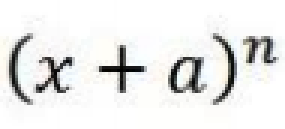
%> input picture formula1.png, 95 x 43 px (shown 3 times larger)
$ octave --eval "result = segment('for_ocr.png');"   (GNU Octave 9; MATLAB toolbox functions it lacks are replaced by stand-ins)
%> lines starting %> are read from the running program, lines starting %| are printed output that depends on the picture; in (x1, y1, x2, y2) boxes, pixels count from 0 and x2, y2 are one past the last pixel; in counts of white or black regions, pixels touching at a corner belong together; the program's own positions count from 1

function [subimages] = segment(imagename)
%> called with imagename = 'for_ocr.png'
    threshold = 200/255;
    image = im2bw(imread('formula1.png'), threshold); % black white binary image
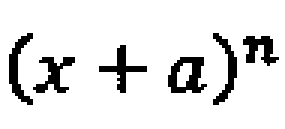
%> image: size 43x95 logical (shown 3 times larger); 89.2% white; black in thin lines or dots, all inside (x1, y1, x2, y2) = (3, 11, 93, 35)
    [img] = cropImage(image);
    [endy, endx] = size(img);
%     imshow(image)
%     figure();
    imshow(img)

    image = img;

    centertable = zeros(size(image));
    size(centertable)


    visited = zeros(size(img)); % boolean table to mark the already visited nodes by floodfill

    [rows, cols] = size(img);
    size(img)
    %preallocate the segmented data struct array
    segments = repmat(struct('actual',[],'top', 1, 'bottom', 1, 'left', 1, 'right', 1, 'centerX', 1, 'centerY', 1, 'centroid', [], 'resized', []), 100, 1);
    counter = 1; % counts the number of segments
    for c=1:cols
        for r = 1:rows

            if visited(r,c) == 1, continue, end %already visited before

            if img(r,c) == 1
                visited(r,c) = 1;
            elseif visited(r,c) == 0 % black pixel not visited before
                [img, visited, l,rr,t,b, count] = floodfill(img, visited, endx, endy, r,c, c,c,r,r, 0);
                if count<10, continue, end;

                %create the struct to save valuable information
                clear toshow;
                toshow.actual = img(t:b, l:rr);  % this is the subsegment of the image
                toshow.top = t;
                toshow.bottom = b;
                toshow.left = l;
                toshow.right = rr;
                %save the midpoints
                toshow.centerX = ceil((rr+l)/2);
                toshow.centerY = ceil((b+t)/2);
                centertable(toshow.centerY, toshow.centerX) = counter;
                %also save a centroid (center of gravity) just in case;
                centroid = regionprops(~toshow.actual, 'centroid');
                centroid = floor(centroid.Centroid);
                toshow.centroid = centroid;

                %resize the image for recognition purposes (standardizing
                %the segmented images, ie)
                ratio_occupied = count/((b-t)*(rr-l));
                m=0; n=0;
                if ratio_occupied>1  % fix this, ratio shouldn't be more than one
                     m = ceil((b-t)*6);
                     n = ceil((rr-l)*0.2);
                else
                    m = ceil((b-t)*0.2);
                    n = ceil((rr-l)*0.3);
                end
                toshow_padded = padarray(toshow.actual, [m n], 255, 'both'); % instead of fixed padding length, use percentage of length
                toshow_resized = imresize(toshow_padded,[42 24], 'bilinear');
                toshow.resized = toshow_resized;
                segments(counter) = toshow;
                counter = counter+1;
%                 figure();
%                 imshow(toshow_resized)
            end
        end
    end
    %calculate the
    segments = segments(1:counter-1, :);
    assignin('base', 'segments', segments);

    %do stuff with the data, such as extract spatial information
    centroid_table = zeros(size(image));
    row=0;col=0;
    for i=1:counter-1
        segments(i).index = i; %save things in the order they are discovered.
        %save the centroid's (row, col) information
        row = segments(i).centroid(1);
        col = segments(i).centroid(2);
        centroid_table(row, col) = 1;
    end

%
%     leftmostnode = getLeftmostBaseline(segments, image, centertable);
%     figure();
%     leftmostnode.index
%     imshow(segments(leftmostnode.index).resized);
%
%
%     leftmostnode = getLeftmostBaseline(segments, image, centertable(segments(leftmostnode.index).top:segments(leftmostnode.index).bottom, segments(leftmostnode.index).right:100));
%     figure();
%     leftmostnode.index
%     imshow(segments(leftmostnode.index).resized);

    %call the function that creates a minimum spanning tree
    firstnode = createMST(segments, image, centertable);
    assignin('base', 'head', firstnode);


end


% [22 lines left out: function findPosition, not called in this run]

% function [top, topright, right, bottomright, bottom] = findNext(l1, r1, t1, b1, l2, r2, t2, b2)
%     margin = .15;
%
% end
%

%consider the horizontal range to be the distance between the current base
%and the next potential base
% function [top, topright, right, bottomright, bottom] = findSuperscript(l1, r1, t1, b1, l2, r2, t2, b2)
%
% end
%
% function [top, topright, right, bottomright, bottom] = findSubscript(l1, r1, t1, b1, l2, r2, t2, b2)
% end


function [image] = cropImage(bwimg)
    [row, col] = size(bwimg);
%> row = 43; col = 95
    startX = 0; startY = 0; endX = 0; endY = 0;

    %find the top bottom boundary
    for i = 1:row
        for j = 1:col
            if startY == 0 && bwimg(i,j) == 0
                startY = i;
                break;
            end

            if bwimg(i,j) == 0
                endY = i;
                break;
            end
        end
    end
%> after the loop, endY = 35; startY = 12

    %find the left right boundary
    for j = 1:col
        for i = 1:row
            if startX == 0 && bwimg(i, j) == 0
                startX = j;
                break;
            end

            if bwimg(i, j) == 0
                endX = j;
                break;
            end
        end
    end
%> after the loop, endX = 93; startX = 4


    %now crop the image
    if startX==0 startX=1; end
    if startY==0 startY=1; end
    image = bwimg(startY:endY, startX:endX);
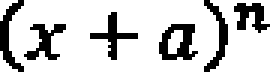
%> image: size 24x90 logical (shown 3 times larger); 79.6% white; black in thin lines or dots
% [4 lines of commented-out code are left out]
end

%this method is supposed to construct a MST of the expressions to get a
%spatial relationship of the connected terms w.r.t. each other
function[ first ] = createMST(segments, image, centertable)
%     centertable
    first = getLeftmostBaseline(segments, image, centertable); %leftmost baseline node
    prev = 0; %left node in the baseline
    next = 0; % next baseline node
    counter = 1;
    [imgrow, imgcol] = size(centertable);
    prev = first;
    [finalcount, ~] = size(segments);

    % Note: if the find firstbaseline method does not return anything,
    % try getting the first you get and see if it is not significantly
    % smaller than the second one and count that is the baseline (compare
    % levels basically)
    while(counter ~= finalcount)
        next = 0;

%         next =  getLeftmostBaseline(segments, image, centertable(segments(prev.index).top:segments(prev.index).bottom, segments(prev.index).right:imgcol));

        % IMPORTANT: before you move right, make sure there's nothing below
        % like a fraction (a function like findLevel might be needed)
        next = findNextRight(segments, centertable(:, prev.info.right:imgcol));
%
        figure()
        imshow(next.info.resized)
        if isa(next, 'Node')
            counter = counter + 1
            level = findLevel(prev, next)
            if level == -1
                prev.subscript = next;
            elseif level == 0
                prev.next = next;
            elseif level == 1
                prev.power = next;
            end
        end

% [33 lines of commented-out code are left out]


        prev = next;


    end

%     lleft.info = segments(5);
%     rright.info = segments(6);
%     [level] = findLevel(lleft, rright)

end

function [next] = findNextRight(segments, centertable)
    [r, c] = size(centertable);
    next = 0;
    for cc=1:c %consider searching the first few columns and increasing the vertical height if nothing found
        for rr=1:r
            if centertable(rr,cc) ~= 0
                next = Node;
                next.x = cc;
                next.y = rr;
                next.index = centertable(rr, cc);
                next.info = segments(next.index); %info a.k.a. toshow
%                 figure()
%                 imshow(next.info.resized);
                return;
            end
        end
    end
end

%this function decides the relative positions between the left and right
%characters based on their relative positions
function[level] = findLevel(left, right)
    heightleft = left.info.bottom - left.info.top;
    heightright = right.info.bottom - right.info.top;
    midleft = (left.info.bottom+left.info.top)/2;
    midright = (right.info.bottom+right.info.top)/2;

    if left.info.top<right.info.top %to of left higher than top of right
        if midleft>right.info.bottom
            level = 1;
            return;
        elseif right.info.bottom>midleft && right.info.bottom > left.info.bottom+0.25*heightright; %heightright <= 0.5*heightleft && right.bottom > (left.bottom + 0.25*heightright)
            level = -1;
            return;
        else
            level = 0;
            return;
        end
    else
        if midleft > right.info.bottom
            level = 1;
            return;
        elseif (right.info.top>midleft) && (right.info.bottom > (left.info.bottom + heightright*0.25))
            level = -1;
            return;
        else
            level = 0;
            return;
        end
    end

end


%helper methods for MST creation
% [15 lines left out: function findSuperscript, not called in this run]

%find first baseline - finds the leftmost character in Level 0.
% Algorithm - focus the search in the central 50% of the image
function[leftmostNode] = getLeftmostBaseline(segments, img, centertable)
    [r, c] = size(centertable);
%> r = 24; c = 90
    midrow = floor(r/2);
%> midrow = 12
    top = midrow-floor(r*.30);
%> top = 5
    bottom = midrow+floor(r*0.30);
%> bottom = 19
    leftmostNode = 0;
    for cc=1:c %consider searching the first few columns and increasing the vertical height if nothing found
        for rr=1:r
            if centertable(rr,cc) ~= 0
                leftmostNode = Node;
                leftmostNode.x = cc;
                leftmostNode.y = rr;
                leftmostNode.index = centertable(rr, cc);
                leftmostNode.info = segments(leftmostNode.index); %info a.k.a. toshow
                figure()
                imshow(leftmostNode.info.resized);
                return;
            end
        end
    end
end


%this is a recursive floodfill function that returns the region of the
%image matrix that is covered by the floodfill
% [25 lines left out: function floodfill, not called in this run]


%> the loop in createMST, `while(counter ~= finalcount)` made 5 passes
%> (heightleft in findLevel, heightright in findLevel, midleft in findLevel, midright in findLevel, level) on passes 1 to 5: (23, 11, 12.5, 14.5, 0), (11, 15, 14.5, 12.5, 0), (15, 11, 12.5, 14.5, 0), (11, 23, 14.5, 12.5, 0), (23, 9, 12.5, 6.5, 1)
%> pass 1, in createMST, `imshow(next.info.resized)`:
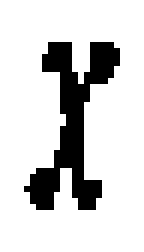
%> displayed picture: size 42x24 logical (shown 6 times larger); 82.4% white; 1 black region, box (x1, y1, x2, y2) and area: (4, 7, 20, 35) 177
%> pass 2, in createMST, `imshow(next.info.resized)`:
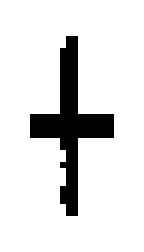
%> displayed picture: size 42x24 logical (shown 6 times larger); 87.6% white; 1 black region, box (x1, y1, x2, y2) and area: (5, 6, 19, 36) 125
%> after the loop in createMST, `while(counter ~= finalcount)`: counter = 6; prev.next = 0
%> (the run ends here)
